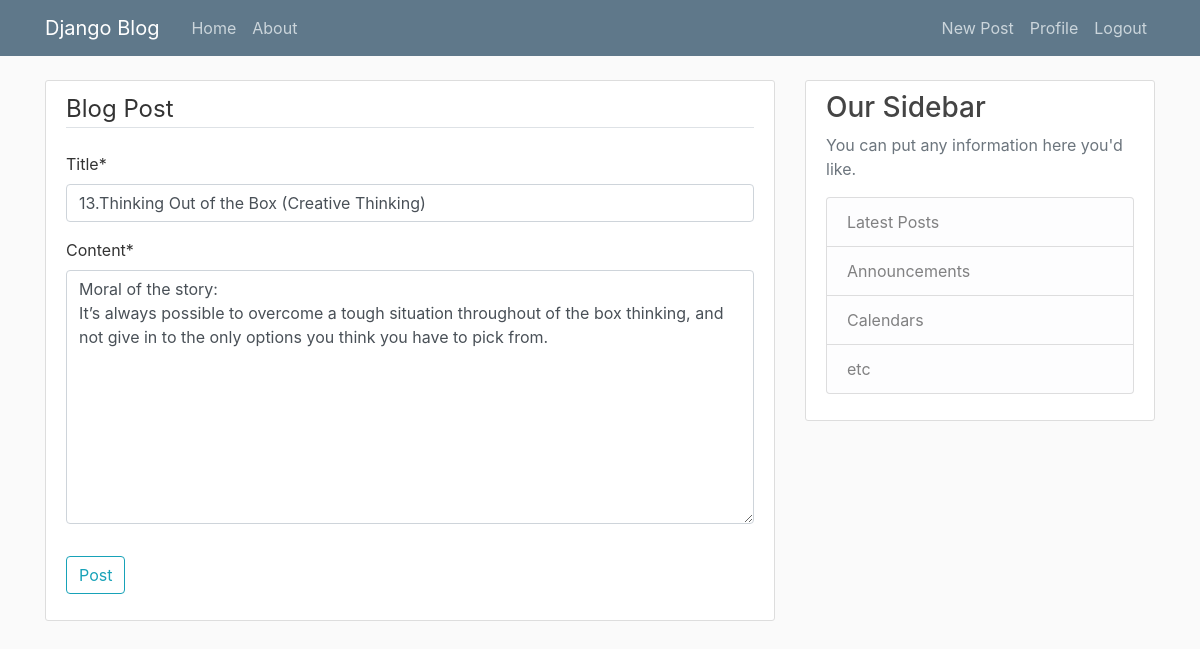
The app's page /post/14/update/ (signed in) with its own data.
### blog/models.py (models this page shows, shortened)
class Post(models.Model):
    title = models.CharField(max_length=100)
    content = models.TextField()
    date_posted = models.DateTimeField(default=timezone.now)
    author = models.ForeignKey(User, on_delete=models.CASCADE)

### blog/views.py (the view, shortened to what this page needs)
# urls.py: path('post/<int:pk>/update/', PostUpdateView.as_view(), name='post-update'),
class PostUpdateView(LoginRequiredMixin, UserPassesTestMixin, UpdateView):
    model = Post
    fields = ['title', 'content']
    def test_func(self):
        post = self.get_object()
        if self.request.user == post.author:
            return True
        return False

### blog/templates/blog/post_form.html (shortened to what this page needs)
{% extends "blog/base.html" %}
{% load crispy_forms_tags %}
{% block content %}
    <div class="content-section">
      <form  method="POST">
        <fieldset class="form-group">
          <legend class="border-bottom mb-4">Blog Post</legend>
          {{ form|crispy }}
        </fieldset>
        <div class="form-group">
          <button class="btn btn-outline-info" type="submit">Post</button>
        </div>
      </form>
    </div>
{% endblock content %}

### blog/static/blog/main.css (style rules this page uses)
body { background: #fafafa; color: #333333; margin-top: 5rem; }
.content-section { background: #ffffff; padding: 10px 20px; border: 1px solid #dddddd; border-radius: 3px; margin-bottom: 20px; }

### records on screen
Post: title "13.Thinking Out of the Box (Creative Thinking)", content "Moral of the story: It’s always possible to overcome a tough situation throughout of the box thinking, and not give in to the only options you think you have to pick from."
